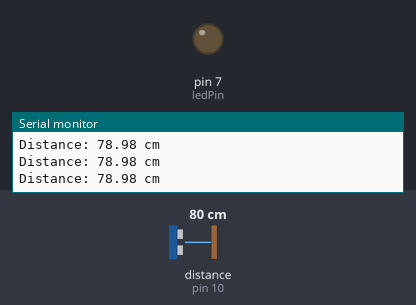
This sketch was run on a simulated Arduino Uno, built with avr-gcc and run on an emulated ATmega328P. On the bench: output pins drawn as LEDs (lit = HIGH), the last lines printed to the serial monitor. Wiring (inferred from the names in the program): ultrasonic range finder: trigger pin 9; echo pin 10. The test bench sets the inputs (shaded band); at power-on: distance to the obstacle (sensor on pin 10) 80 cm. The echo pulse lasts 58.3 µs per cm; pins used as bus, display or sensor lines are not drawn.

Above: at 1.3 s.
1.4 s: distance to the obstacle (sensor on pin 10) set to 12 cm
2.9 s: distance to the obstacle (sensor on pin 10) set to 9 cm
At 3.9 s:
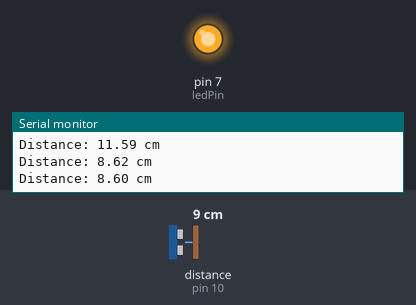
4.5 s: distance to the obstacle (sensor on pin 10) set to 18 cm
At 5.3 s:
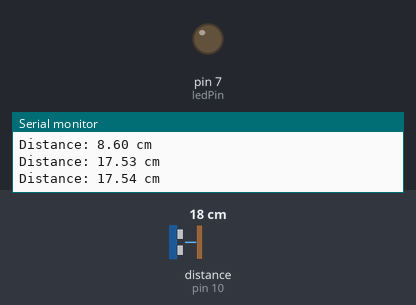
6.0 s: distance to the obstacle (sensor on pin 10) set to 2 cm
At 6.6 s:
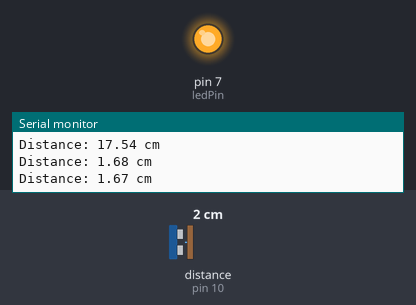
Timing chart, 0 to 8.5 s (numbered marks = the images above; inputs shaded):
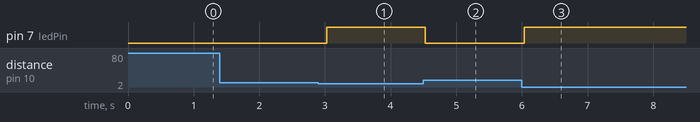

The sketch:

spectacular_allis1.ino
```cpp
const int trigPin = 9;
const int echoPin = 10;
const int ledPin = 7;

void setup() {
  pinMode(trigPin, OUTPUT);
  pinMode(echoPin, INPUT);
  pinMode(ledPin, OUTPUT);
  Serial.begin(9600);
}

void loop() {
  // Send ultrasonic pulse
  digitalWrite(trigPin, LOW);
  delayMicroseconds(2);
  digitalWrite(trigPin, HIGH);
  delayMicroseconds(10);
  digitalWrite(trigPin, LOW);

  // Read the echo pulse
  long duration = pulseIn(echoPin, HIGH);

  // Calculate distance (in cm)
  float distance = duration * 0.034 / 2;

  Serial.print("Distance: ");
  Serial.print(distance);
  Serial.println(" cm");

  // Turn LED ON if object is within 10 cm
  if (distance <= 10) {
    digitalWrite(ledPin, HIGH);
  } else {
    digitalWrite(ledPin, LOW);
  }

  delay(500);
}
```

Measured:
- the behaviour switches between 11 and 10 cm on distance to the obstacle (sensor on pin 10) (found by bisection; images 0 and 1)
- after the input at 2.9 s, pin 7 (ledPin): LOW → HIGH after 0.12 s
- after the input at 4.5 s, pin 7 (ledPin): HIGH → LOW at once
- after the input at 6.0 s, pin 7 (ledPin): LOW → HIGH at once
